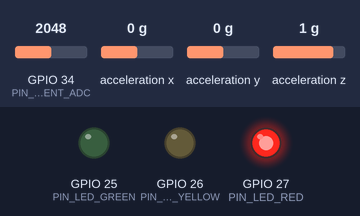
The program below on a simulated ESP32. Shown: output pins drawn as LEDs (lit = HIGH). Wiring (inferred from the names in the program): MPU-6050 motion sensor at I2C address 0x68. The inputs (shaded band) are chosen by the test bench; at power-on: GPIO 34 (PIN_DISPLACEMENT_ADC) = 2048, acceleration x 0 g, acceleration y 0 g, acceleration z 1 g. WiFi joins after 1.5 s; servers stay silent unless stated; uploads are accepted with an empty reply; the local clock reads 2024-03-15 10:24:30 at power-on unless the program sets it; not simulated (calls return 0 or success): secrets.h; what the program prints to the serial monitor is not drawn.

Above: at 0.1 s.
At 1.6 s:
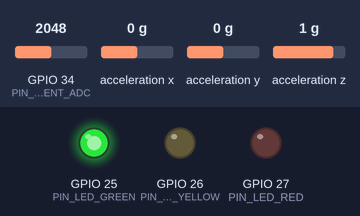
Timing chart, 0 to 3.1 s (numbered marks = the images above):
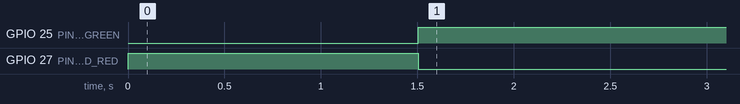

The program:

main.cpp
```cpp
// SMART-MINE AI / Geo-Sentry -- sensor node firmware (ESP32 + MPU6050 + linear
// potentiometer). Emits the frozen v1 sensor-reading packet
// (contracts/sensor-reading.schema.json) directly to the FastAPI backend --
// the "direct node-to-API fallback" documented in docs/RECOVERY_BACKUP.md,
// used until the ESP32-S3 gateway (../gateway/) is deployed.
//
// STATUS: written against the frozen contract and reviewed for correctness;
// never flashed to or run on physical hardware (none exists in this
// environment). See PINOUT.md and README.md before building.
//
// This firmware does NOT compute Risk, Confidence, or state -- it only
// reports raw sensor evidence, per the same "gateway does not calculate
// Risk or Confidence" boundary documented in docs/CURRENT_HANDOFF.md.

#include <WiFi.h>
#include <HTTPClient.h>
#include <Wire.h>
#include <time.h>

#include "config.h"
#include "secrets.h" // untracked: WIFI_SSID, WIFI_PASSWORD, API_BASE_URL -- see README.md

// ---------------------------------------------------------------------------
// MPU6050 register map (InvenSense/TDK MPU-6050 datasheet -- standard, public
// manufacturer information; NOT sourced from the research vault, which has
// this component's page marked "status: unresearched". See PINOUT.md.)
// ---------------------------------------------------------------------------
static const uint8_t MPU6050_REG_PWR_MGMT_1 = 0x6B;
static const uint8_t MPU6050_REG_ACCEL_XOUT_H = 0x3B;

static uint32_t sequence = 0;
static bool mpu6050Ok = false;
static uint32_t lastHealthReportMs = 0;

bool mpu6050Init() {
  Wire.beginTransmission(MPU6050_I2C_ADDR);
  Wire.write(MPU6050_REG_PWR_MGMT_1);
  Wire.write(0x00); // wake the sensor out of sleep mode
  return Wire.endTransmission() == 0;
}

// Reads the three raw accelerometer axes. Returns false (and leaves outputs
// unchanged) if the I2C transaction fails, so callers can report
// mpu6050_ok=false rather than fabricating a zero reading.
bool mpu6050ReadAccel(float &ax_g, float &ay_g, float &az_g) {
  Wire.beginTransmission(MPU6050_I2C_ADDR);
  Wire.write(MPU6050_REG_ACCEL_XOUT_H);
  if (Wire.endTransmission(false) != 0) return false;

  const uint8_t bytesRequested = 6;
  if (Wire.requestFrom(MPU6050_I2C_ADDR, bytesRequested) != bytesRequested) return false;

  int16_t rawX = (Wire.read() << 8) | Wire.read();
  int16_t rawY = (Wire.read() << 8) | Wire.read();
  int16_t rawZ = (Wire.read() << 8) | Wire.read();

  // Default full-scale range +-2g -> 16384 LSB/g (MPU-6050 datasheet).
  const float lsbPerG = 16384.0f;
  ax_g = rawX / lsbPerG;
  ay_g = rawY / lsbPerG;
  az_g = rawZ / lsbPerG;
  return true;
}

// Standard accelerometer-tilt formula: angle of the gravity vector against
// each axis. Only meaningful near-static (large dynamic acceleration makes
// this unreliable) -- a documented limitation, not hidden.
void computeTiltDeg(float ax_g, float ay_g, float az_g, float &tiltXDeg, float &tiltYDeg) {
  tiltXDeg = atan2(ay_g, sqrt(ax_g * ax_g + az_g * az_g)) * 180.0f / PI;
  tiltYDeg = atan2(-ax_g, sqrt(ay_g * ay_g + az_g * az_g)) * 180.0f / PI;
}

// Simple magnitude-deviation-from-1g vibration proxy. This is a documented
// heuristic for a hackathon prototype, not a validated seismic/vibration
// signal-processing algorithm -- see
// docs/research/vault/10 VIBRATION AND SEISMIC SENSORS/Vibration Signal Processing.md
// for what real processing would require.
float computeVibrationG(float ax_g, float ay_g, float az_g) {
  float magnitude = sqrt(ax_g * ax_g + ay_g * ay_g + az_g * az_g);
  float deviation = magnitude - 1.0f; // 1g at rest
  return fabs(deviation);
}

// Potentiometer wiper -> displacement_mm. DESIGN ASSUMPTION: maps the full
// 12-bit ADC range (ESP32 default) to an assumed 0-50mm travel, because no
// specific potentiometer part or calibration is registered yet (PINOUT.md).
// A real deployment must replace this with an actual calibration curve.
float readDisplacementMm(bool &ok) {
  int raw = analogRead(PIN_DISPLACEMENT_ADC);
  const int adcMax = 4095;
  const float assumedTravelMm = 50.0f;
  // A reading pinned at either rail for a full sample usually means the
  // wiper (or its wiring) is disconnected, not a real 0mm/max reading.
  ok = raw > 5 && raw < (adcMax - 5);
  float mm = (raw / (float)adcMax) * assumedTravelMm;
  return mm < 0.0f ? 0.0f : mm;
}

bool getIsoTimestamp(char *buffer, size_t bufferLen) {
  struct tm timeinfo;
  if (!getLocalTime(&timeinfo, 2000)) return false;
  strftime(buffer, bufferLen, "%Y-%m-%dT%H:%M:%SZ", &timeinfo);
  return true;
}

void setLeds(bool healthy, bool connected) {
  digitalWrite(PIN_LED_GREEN, healthy && connected ? HIGH : LOW);
  digitalWrite(PIN_LED_YELLOW, healthy && !connected ? HIGH : LOW);
  digitalWrite(PIN_LED_RED, !healthy ? HIGH : LOW);
}

// Device-health telemetry (Part A) -- kept entirely separate from the frozen
// sensor packet above. temperatureRead() is the real Arduino-ESP32 core
// function for the internal die-temperature sensor; chip_temp_warning is a
// safety-margin flag against the sourced absolute-max rating, NOT a claim
// about ambient temperature -- see the note in config.h.
void reportDeviceHealth() {
  float chipTempC = temperatureRead();
  bool warning = chipTempC >= CHIP_TEMP_WARNING_THRESHOLD_C;

  String payload = "{\"chip_temp_c\":" + String(chipTempC, 1) +
                    ",\"chip_temp_warning\":" + String(warning ? "true" : "false") + "}";

  HTTPClient http;
  http.begin(String(API_BASE_URL) + "/api/v1/devices/" + NODE_ID + "/health");
  http.addHeader("Content-Type", "application/json");
  int status = http.POST(payload);
  Serial.printf("POST /api/v1/devices/%s/health -> %d (chip_temp_c=%.1f)\n", NODE_ID, status, chipTempC);
  http.end();
}

// Builds the frozen v1 packet as a JSON string by hand (no JSON library
// dependency) -- field names and shape must exactly match
// contracts/sensor-reading.schema.json; additionalProperties is false there,
// so nothing extra may be added here either.
String buildPacketJson(const char *timestamp, float tiltX, float tiltY, float vibration,
                        float displacement, bool mpuOk, bool dispOk, bool connOk) {
  String json = "{";
  json += "\"schema_version\":\"1.0\",";
  json += "\"node_id\":\"" + String(NODE_ID) + "\",";
  json += "\"sequence\":" + String(sequence) + ",";
  json += "\"timestamp\":\"" + String(timestamp) + "\",";
  json += "\"sensors\":{";
  json += "\"tilt_x_deg\":" + String(tiltX, 3) + ",";
  json += "\"tilt_y_deg\":" + String(tiltY, 3) + ",";
  json += "\"vibration_g\":" + String(vibration, 3) + ",";
  json += "\"displacement_mm\":" + String(displacement, 3);
  json += "},";
  json += "\"health\":{";
  json += "\"mpu6050_ok\":" + String(mpuOk ? "true" : "false") + ",";
  json += "\"displacement_input_ok\":" + String(dispOk ? "true" : "false") + ",";
  json += "\"connection_ok\":" + String(connOk ? "true" : "false");
  json += "}}";
  return json;
}

void setup() {
  Serial.begin(115200);
  pinMode(PIN_LED_GREEN, OUTPUT);
  pinMode(PIN_LED_YELLOW, OUTPUT);
  pinMode(PIN_LED_RED, OUTPUT);
  setLeds(false, false);

  Wire.begin(PIN_I2C_SDA, PIN_I2C_SCL);
  mpu6050Ok = mpu6050Init();
  if (!mpu6050Ok) Serial.println("MPU6050 init failed -- check wiring (see PINOUT.md)");

  WiFi.begin(WIFI_SSID, WIFI_PASSWORD);
  Serial.print("Connecting to WiFi");
  uint32_t start = millis();
  while (WiFi.status() != WL_CONNECTED && millis() - start < 15000) {
    delay(250);
    Serial.print(".");
  }
  Serial.println();

  if (WiFi.status() == WL_CONNECTED) {
    // Uses the network's DHCP-provided time servers via SNTP; falls back to
    // pool.ntp.org. Requires the local network to have internet access for
    // an accurate wall-clock timestamp.
    configTime(0, 0, "pool.ntp.org", "time.nist.gov");
  }
}

void loop() {
  float ax, ay, az, tiltX = 0, tiltY = 0, vibration = 0;
  bool mpuReadOk = mpu6050Ok && mpu6050ReadAccel(ax, ay, az);
  if (mpuReadOk) {
    computeTiltDeg(ax, ay, az, tiltX, tiltY);
    vibration = computeVibrationG(ax, ay, az);
  }

  bool dispOk;
  float displacement = readDisplacementMm(dispOk);

  bool connOk = WiFi.status() == WL_CONNECTED;
  setLeds(mpuReadOk && dispOk, connOk);

  char timestamp[32];
  if (connOk && getIsoTimestamp(timestamp, sizeof(timestamp))) {
    String payload = buildPacketJson(timestamp, tiltX, tiltY, vibration, displacement,
                                      mpuReadOk, dispOk, connOk);

    HTTPClient http;
    http.begin(String(API_BASE_URL) + "/api/v1/readings");
    http.addHeader("Content-Type", "application/json");
    int status = http.POST(payload);
    Serial.printf("POST /api/v1/readings -> %d\n", status);
    http.end();

    sequence++;
  } else {
    Serial.println("Skipped this cycle: no WiFi connection or clock not yet synced");
  }

  if (connOk && millis() - lastHealthReportMs >= DEVICE_HEALTH_REPORT_INTERVAL_MS) {
    reportDeviceHealth();
    lastHealthReportMs = millis();
  }

  delay(REPORT_INTERVAL_MS);
}
```

config.h
```cpp
// Per-node build configuration.
//
// Two physical boards share this codebase; each is flashed once with its own
// NODE_ID matching the frozen v1 contract's node_id enum
// (contracts/sensor-reading.schema.json: "NODE_A" | "NODE_B").
//
// Copy this file's WiFi/API values into a local, untracked
// `firmware/sensor-node/src/secrets.h` before building -- never commit real
// Wi-Fi credentials (see firmware/sensor-node/README.md).
#pragma once

#define NODE_ID "NODE_A" // or "NODE_B" for the second physical board

// I2C (MPU6050) -- see ../PINOUT.md
#define PIN_I2C_SDA 21
#define PIN_I2C_SCL 22
#define MPU6050_I2C_ADDR 0x68 // AD0 tied low -- see ../PINOUT.md

// Potentiometer (displacement proxy) -- see ../PINOUT.md
#define PIN_DISPLACEMENT_ADC 34

// Status LEDs -- see ../PINOUT.md
#define PIN_LED_GREEN 25
#define PIN_LED_YELLOW 26
#define PIN_LED_RED 27

// Reporting interval. The Full Stack prototype's demo scenarios use
// 500ms-5000ms depending on state (apps/api/routes.py SCENARIOS); this
// firmware reports on a fixed interval since it has no access to the
// server's computed state, matching the "direct node-to-API mode" fallback
// documented in docs/RECOVERY_BACKUP.md.
#define REPORT_INTERVAL_MS 2000

// Device-health warning margin. NOT an ambient-temperature limit -- the
// internal die-temperature sensor (temperatureRead()) measures silicon
// temperature, which runs hotter than ambient from self-heating with no
// characterized offset (see docs/research/vault/00 MASTER CONTROL/Geo-Sentry
// Sourced Parameter Register.md, VAL-MCU-004 vs VAL-MCU-006). This margin is
// a safety ceiling below the sourced absolute-max storage rating of 105 C
// (VAL-MCU-005), not a calibrated ambient reading.
#define CHIP_TEMP_WARNING_THRESHOLD_C 90.0f

// How often to report device health to the backend (separate from the
// sensor-reading cadence above).
#define DEVICE_HEALTH_REPORT_INTERVAL_MS 10000
```

Measured:
- by itself, GPIO 25 (PIN_LED_GREEN): LOW → HIGH at 1.5 s
- by itself, GPIO 27 (PIN_LED_RED): HIGH → LOW at 1.5 s
